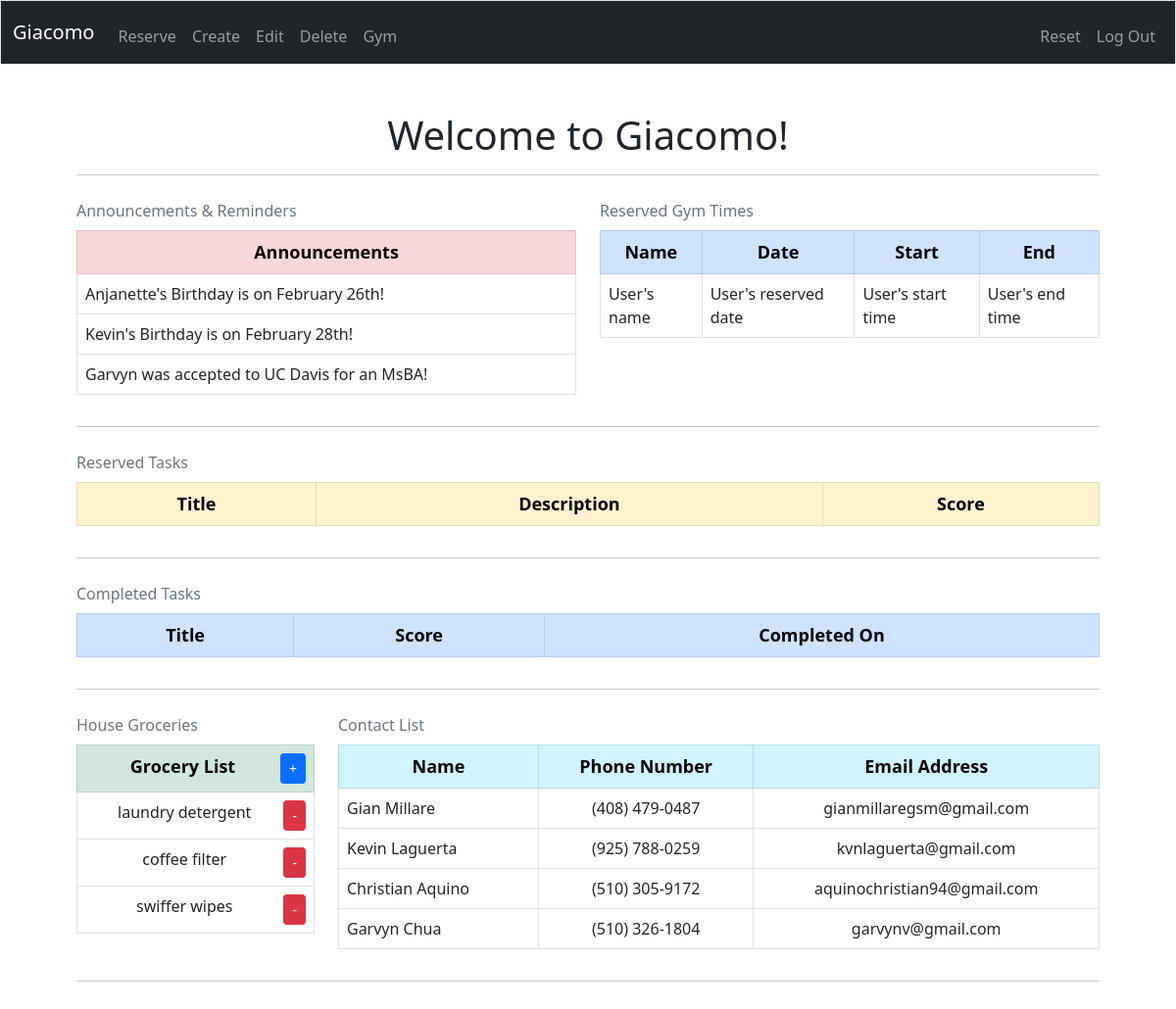
The page / (signed in) on the database its author committed.
### tables this page shows
CREATE TABLE 'groceries' (
'item_id' INTEGER PRIMARY KEY AUTOINCREMENT NOT NULL,
'user_id' INTEGER NOT NULL DEFAULT 0,
'item' TEXT NOT NULL);

CREATE TABLE 'contacts' (
'name' TEXT NOT NULL,
'phone' TEXT NOT NULL,
'email' TEXT NOT NULL);

### app.py (the view, shortened to what this page needs)
@app.route("/", methods=["GET", "POST"])
@login_required
def index():
    c.execute("""
    SELECT reserve_id, title, description, score FROM reserved WHERE user_id = :user_id
    """, {"user_id": session["user_id"]})
    rows = c.fetchall()
    user_reserved_tasks = []
    c.execute("""
    SELECT title, score, completed_on FROM completed_tasks WHERE user_id = :user_id
    """, {"user_id": session["user_id"]})
    rows = c.fetchall()
    user_completed_tasks = []
    for row in rows:
        user_completed_tasks.append({
            "title": row[0],
            "score": row[1],
            "completed_on": row[2]
        })
    c.execute("""
    SELECT item_id, item from groceries
    """)
    results = c.fetchall()
    items = []
    for i in results:
        items.append({
            'item_id': i[0],
            'item':i[1]
        })
    c.execute("""
    SELECT name, phone, email FROM contacts
    """)
    results = c.fetchall()
    contact_info = []
    for i in results:
        contact_info.append({
            'name': i[0],
            'phone': i[1],
            'email': i[2]
        })
    return render_template("index.html", user_reserved_tasks=user_reserved_tasks, items=items, user_completed_tasks=user_completed_tasks, contact_info=contact_info)

### helpers.py (called while the page is built)
def login_required(f):
    @wraps(f)
    def decorated_functions(*args, **kwargs):
        if session.get("user_id") is None:
            return redirect("/login")
        return f(*args, **kwargs)
    return decorated_functions

### templates/index.html (shortened to what this page needs)
{% extends "layout.html" %}
{% block main %}
    <h1>Welcome to Giacomo!</h1>
    <hr>
    <div class="row">
        <div class="col-6">
            <table class="table table-bordered caption-top">
                <caption>Announcements & Reminders</caption>
                <thead class="table-danger">
                    <tr>
                        <th scope="col" style="font-size: large; text-align: center;">Announcements</th>
                    </tr>
                </thead>
                <tbody>
                    <tr>
                        <td scope="row">Anjanette's Birthday is on February 26th!</td>
                    </tr>
                    <tr>
                        <td scope="row">Kevin's Birthday is on February 28th!</td>
                    </tr>
                    <tr>
                        <td scope="row">Garvyn was accepted to UC Davis for an MsBA!</td>
                    </tr>
                </tbody>
            </table>
        </div>
        <div class="col-6">
            <table class="table table-bordered caption-top">
                <caption>Reserved Gym Times</caption>
                <thead class="table-primary">
                    <tr>
                        <th scope="col" style="font-size: large; text-align: center;">Name</th>
                        <th scope="col" style="font-size: large; text-align: center;">Date</th>
                        <th scope="col" style="font-size: large; text-align: center;">Start</th>
                        <th scope="col" style="font-size: large; text-align: center;">End</th>
                    </tr>
                </thead>
                <tbody>
                    <tr>
                        <td scope="row">User's name</td>
                        <td scope="row">User's reserved date</td>
                        <td scope="row">User's start time</td>
                        <td scope="row">User's end time</td>
                    </tr>
                </tbody>
            </table>
        </div>
    </div>
    <hr>
    <div class="row">
        <div class="col-12">
            <table class="table table-bordered caption-top">
                <caption>Reserved Tasks</caption>
                <thead class="table-warning">
                    <tr>
                        <th scope="col" style="font-size: large; text-align: center;">Title</th>
                        <th scope="col" style="font-size: large; text-align: center;">Description</th>
                        <th scope="col" style="font-size: large; text-align: center;">Score</th>
                    </tr>
                </thead>
            </table>
        </div>
    </div>
    <hr>
    <div class="row">
        <div class="col-12">
            <table class="table table-bordered caption-top">
                <caption>Completed Tasks</caption>
                <thead class="table-primary">
                    <tr>
                        <th scope="col" style="font-size: large; text-align: center;">Title</th>
                        <th scope="col" style="font-size: large; text-align: center;">Score</th>
                        <th scope="col" style="font-size: large; text-align: center;">Completed On</th>
                    </tr>
                </thead>
            </table>
        </div>
    </div>
    <hr>
    <div class="row">
        <div class="col-3">
            <table class="table table-bordered caption-top">
                <caption>House Groceries</caption>
                <thead class="table-success">
                    <tr>
                        <th scope="col" style="font-size: large; text-align: center;">Grocery List<a href="/add_grocery" style="float: right;" class="btn btn-primary btn-sm" role="button">+</a></th>
                    </tr>
                </thead>
                <tbody>
                    {% for item in items %}
                    <tr style="text-align: center;">
                        <td>{{ item.item }} <form style="display: inline; float: right;" method="POST" action="{{ url_for('delete_grocery', item_id=item.item_id) }}"><button class="btn btn-danger btn-sm" type="submit">-</button></form> </td>
                    </tr>
                    {% endfor %}
                </tbody>
            </table>
        </div>
        <div class="col-9">
            <table class="table table-bordered caption-top">
                <caption>Contact List</caption>
                <thead class="table-info">
                    <tr>
                        <th scope="col" style="font-size: large; text-align: center;">Name</th>
                        <th scope="col" style="font-size: large; text-align: center;">Phone Number</th>
                        <th scope="col" style="font-size: large; text-align: center;">Email Address</th>
                    </tr>
                </thead>
                <tbody>
                    {% for i in contact_info %}
                    <tr>
                        <td>{{ i["name"] }}</td>
                        <td style="text-align: center;">{{ i["phone"] }}</td>
                        <td style="text-align: center;">{{ i["email"] }}</td>
                    </tr>
                    {% endfor %}
                </tbody>
            </table>
        </div>
    </div>
    <hr>
{% endblock %}

### templates/layout.html (shortened to what this page needs)
<!DOCTYPE html>
<html lang="en">
    <head>
        <link href="https://cdn.jsdelivr.net/npm/bootstrap@5.0.0-beta1/dist/css/bootstrap.min.css" rel="stylesheet">
        <link href="/static/styles.css" rel="stylesheet">
    </head>
    <body>
        <nav class="navbar navbar-expand-lg navbar-dark bg-dark border">
            <div class="container-fluid">
                <a class="navbar-brand" href="/"><span class="giacomo_brand">Giacomo</span></a>
                <div class="collapse navbar-collapse" id="navbar">
                    {% if session.user_id %}
                        <ul class="navbar-nav mr-auto mt-2">
                            <li class="nav-item"><a class="nav-link" href="/reserve">Reserve</a></li>
                            <li class="nav-item"><a class="nav-link" href="/create">Create</a></li>
                            <li class="nav-item"><a class="nav-link" href="/edit">Edit</a></li>
                            <li class="nav-item"><a class="nav-link" href="/delete">Delete</a></li>
                            <li class="nav-item"><a class="nav-link" href="/gym">Gym</a></li>
                        </ul>
                        <ul class="navbar-nav ms-auto mt-2">
                            <li class="nav-item"><a class="nav-link" href="/reset">Reset</a></li>
                            <li class="nav-item"><a class="nav-link" href="/logout">Log Out</a></li>
                        </ul>
                    {% else %}
                        <ul class="navbar-nav ms-auto mt-2">
                            <li class="nav-item"><a class="nav-link" href="/register">Register</a></li>
                            <li class="nav-item"><a class="nav-link" href="/login">Log In</a></li>
                        </ul>
                    {% endif %}
                </div>
            </div>
        </nav>
        <main class="container p-5">
            {% block main %}{% endblock %}
        </main>
    </body>
</html>

### static/styles.css (style rules this page uses)
h1 { text-align: center; }

### rows shown on the page
groceries: item "laundry detergent"
groceries: item "coffee filter"
groceries: item "swiffer wipes"
contacts: name "Gian Millare", phone "(408) 479-0487", email "gianmillaregsm@gmail.com"
contacts: name "Kevin Laguerta", phone "(925) 788-0259", email "kvnlaguerta@gmail.com"
contacts: name "Christian Aquino", phone "(510) 305-9172", email "aquinochristian94@gmail.com"
contacts: name "Garvyn Chua", phone "(510) 326-1804", email "garvynv@gmail.com"
